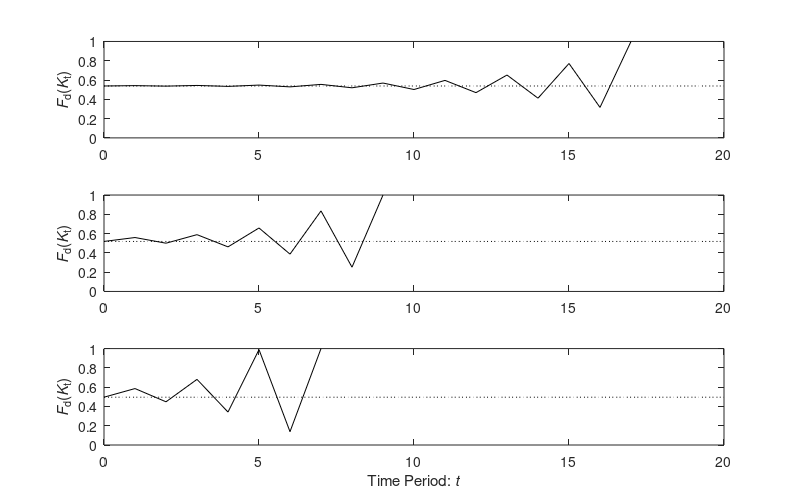

Here is the MATLAB script that generated this plot:

w = 1/0.995;
p = 0.8;  
diff = 0.4;

yini = -0.5 * (w - p) + 0.5 * sqrt( (p-w)^2 + 4 * diff );
kstar = yini;

set(gcf, 'PaperPositionMode', 'manual');
set(gcf, 'PaperUnits', 'inches');
set(gcf, 'PaperPosition', [0.25 2.5 8.0 5]);

%subplot(1,2,1);
xvec = linspace(0.001,1,1000)';
plot(xvec, xvec, 'k-');
hold on;

y = zeros(length(xvec),1);
for j = 1:length(xvec);
	x = xvec(j,1);
	y(j,1) = (w * diff / x) + p - w;
end; 

plot(xvec, y, 'k-');
hold on;

equi = yini * ones(length(xvec),1);
h1 = linspace(0, yini, length(xvec))';
plot(equi, h1, 'k:');
hold on;
plot(h1, equi, 'k:');
hold off;
axis([0,1,0,1]);

xlabel('{\itF}_d({\itK}_{\itt})');
ylabel('{\itF}_d({\itK}_{\itt+1})');
text(0.5, 0.5, '{\delta}', 'FontSize', 16);
text(0.2, 0.8, '{\itK}^*')
text(0.1, 0.5, '{', 'FontSize', 25);
text(0.8, 0.2, '{\itG}({\itF}_d({\itK}_t))');
text(0.2, 0.8, '{\it4}{\it5}^o');
text(0.1, 0.5, '(a)');

%subplot(1,2,2);
time = linspace(0, 20, 100)';
for iloop = 1:3;
	if iloop == 1
		w = 1/0.995;
	elseif iloop == 2
		w = 1/0.95;
	else
		w = 1/0.90;
	end;
	
	yini = -0.5 * (w - p) + 0.5 * sqrt( (p-w)^2 + 4 * diff );
	kstar = yini;

	nperiods = 2000;
	res = [0, yini];
	for i = 1: nperiods;
		yupdate = (w / yini) * diff + p - w;
		if yupdate > 1
			yupdate = 1;
		end;
	
		temp = [i, yupdate];
		res = [res; temp];
		yini = yupdate;
	
		if yupdate == 1
			break;
		end;
	end;

	if iloop == 1
		subplot(3,1,1);
	elseif iloop == 2
		subplot(3,1,2);
	else
		subplot(3,1,3);
	end;
	
	plot(res(:,1), res(:,2), 'k-');
	hold on;
	temp = kstar * ones(length(time),1);
	plot(time, temp, 'k:')
	hold off;
	axis([0, 20, 0, 1]);
	
	if iloop == 3
		xlabel('Time Period: {\itt}');
	end;
	ylabel('{\itF}_d({\itK}_t)');
	%text(0.2, 0.8, '{\itF}_d({\itK}^*)')
		
	%if iloop == 1
	%	text(0.9,0.1,'(a)');
	%elseif iloop == 2
	%	text(0.9,0.1,'(b)');
	%else
	%	text(0.9,0.1,'(c)');
	%end;
end;

%print -depsc -tiff -r600 fig1.eps
	